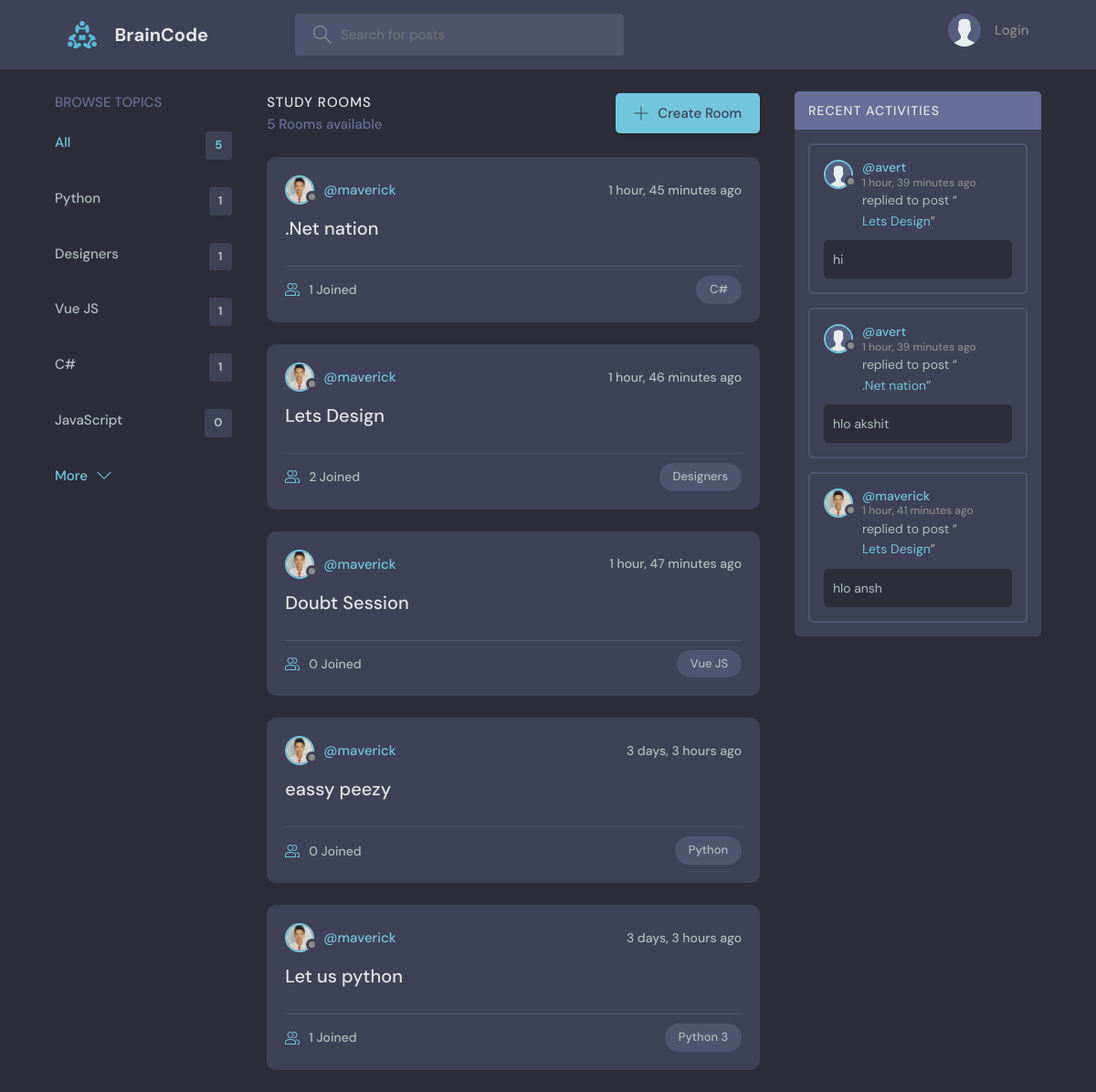
The page / on the database its author committed.
### base/models.py (models this page shows, shortened)
class Topic(models.Model):
    name = models.CharField(max_length=200)

class Room(models.Model):
    host = models.ForeignKey(User, on_delete=models.SET_NULL, null=True)
    topic = models.ForeignKey(Topic, on_delete=models.SET_NULL, null=True)
    name = models.CharField(max_length=200)
    description = models.TextField(null=True, blank=True)
    participants = models.ManyToManyField(
        User, related_name='participants', blank=True)
    updated = models.DateTimeField(auto_now=True)
    created = models.DateTimeField(auto_now_add=True)
    class Meta:
        ordering = ['-updated', '-created']
    def __str__(self):
        return self.name

class User(AbstractUser):
    name = models.CharField(max_length=200, null=True)
    email = models.EmailField(unique=True, null=True)
    bio = models.TextField(null=True)
    avatar = models.ImageField(null=True, default="avatar.svg")
    USERNAME_FIELD = 'email'
    REQUIRED_FIELDS = ['username']

class Message(models.Model):
    user = models.ForeignKey(User, on_delete=models.CASCADE)
    room = models.ForeignKey(Room, on_delete=models.CASCADE)
    body = models.TextField()
    updated = models.DateTimeField(auto_now=True)
    created = models.DateTimeField(auto_now_add=True)
    class Meta:
        ordering = ['-updated', '-created']

### base/views.py (the view)
# urls.py: path('', views.home, name="home"),
def home(request):
    q = request.GET.get('q') if request.GET.get('q') != None else ''
    rooms = Room.objects.filter(
        Q(topic__name__icontains=q) |
        Q(name__icontains=q) |
        Q(description__icontains=q)
    )
    topics = Topic.objects.all()[0:5]
    room_count = rooms.count()
    room_messages = Message.objects.filter(
        Q(room__topic__name__icontains=q))[0:3]
    context = {'rooms': rooms, 'topics': topics,
               'room_count': room_count, 'room_messages': room_messages}
    return render(request, 'base/home.html', context)

### base/templates/base/home.html (shortened to what this page needs)
{% extends 'main.html' %}
{% block content %}
<main class="layout layout--3">
  <div class="container">
    {% include 'base/topics_component.html' %}
    <div class="roomList">
      <div class="roomList__header">
        <div>
          <h2>Study Rooms</h2>
          <p>{{room_count}} Rooms available</p>
        </div>
        <a class="btn btn--main" href="{% url 'create-room' %}">
          <svg version="1.1" xmlns="http://www.w3.org/2000/svg" width="32" height="32" viewBox="0 0 32 32">
            <title>add</title>
            <path
              d="M16.943 0.943h-1.885v14.115h-14.115v1.885h14.115v14.115h1.885v-14.115h14.115v-1.885h-14.115v-14.115z">
            </path>
          </svg>
          Create Room
        </a>
      </div>
      {% include 'base/feed_component.html' %}
    </div>
    {% include 'base/activity_component.html' %}
  </div>
</main>
{% endblock %}

### base/templates/base/topics_component.html
<div class="topics">
    <div class="topics__header">
        <h2>Browse Topics</h2>
    </div>
    <ul class="topics__list">
        <li>
            <a href="{% url 'home' %}" class="active">All <span>{{topics.count}}</span></a>
        </li>
        {% for topic in topics %}
        <li>
            <a href="{% url 'home' %}?q={{topic.name}}">{{topic.name}}<span>{{topic.room_set.all.count}}</span></a>
        </li>
        {% endfor %}
    </ul>
    <a class="btn btn--link" href="{% url 'topics' %}">
        More
        <svg version="1.1" xmlns="http://www.w3.org/2000/svg" width="32" height="32" viewBox="0 0 32 32">
            <title>chevron-down</title>
            <path d="M16 21l-13-13h-3l16 16 16-16h-3l-13 13z"></path>
        </svg>
    </a>
</div>

### base/templates/base/feed_component.html (shortened to what this page needs)
{% for room in rooms %}
<div class="roomListRoom">
    <div class="roomListRoom__header">
        <a href="{% url 'user-profile' room.host.id %}" class="roomListRoom__author">
            <div class="avatar avatar--small">
                <img src="{{room.host.avatar.url}}" />
            </div>
            <span>@{{room.host.username}}</span>
        </a>
        <div class="roomListRoom__actions">
            <span>{{room.created|timesince}} ago</span>
        </div>
    </div>
    <div class="roomListRoom__content">
        <a href="{% url 'room' room.id %}">{{room.name}}</a>
    </div>
    <div class="roomListRoom__meta">
        <a href="{% url 'room' room.id %}" class="roomListRoom__joined">
            {{room.participants.all.count}} Joined
        </a>
        <p class="roomListRoom__topic">{{room.topic.name}}</p>
    </div>
</div>
{% endfor %}

### base/templates/base/activity_component.html (shortened to what this page needs)
<div class="activities">
    <div class="activities__header">
        <h2>Recent Activities</h2>
    </div>
    {% for message in room_messages %}
    <div class="activities__box">
        <div class="activities__boxHeader roomListRoom__header">
            <a href="{% url 'user-profile' message.user.id %}" class="roomListRoom__author">
                <div class="avatar avatar--small">
                    <img src="{{message.user.avatar.url}}" />
                </div>
                <p>
                    @{{message.user.username}}
                    <span>{{message.created|timesince}} ago</span>
                </p>
            </a>
        </div>
        <div class="activities__boxContent">
            <p>replied to post “<a href="{% url 'room' message.room.id %}">{{message.room}}</a>”</p>
            <div class="activities__boxRoomContent">{{message.body}}</div>
        </div>
    </div>
    {% endfor %}
</div>

### rows shown on the page
Topic: name "Python", room_set.all.count "1"
Topic: name "Designers", room_set.all.count "1"
Topic: name "Vue JS", room_set.all.count "1"
Topic: name "C#", room_set.all.count "1"
Topic: name "JavaScript", room_set.all.count "0"
Room: host.avatar (picture), host.username "maverick", created "1 hour, 45 minutes", name ".Net nation", participants.all.count "1", topic.name "C#"
Room: host.avatar (picture), host.username "maverick", created "1 hour, 46 minutes", name "Lets Design", participants.all.count "2", topic.name "Designers"
Room: host.avatar (picture), host.username "maverick", created "1 hour, 47 minutes", name "Doubt Session", participants.all.count "0", topic.name "Vue JS"
Room: host.avatar (picture), host.username "maverick", created "3 days, 3 hours", name "eassy peezy", participants.all.count "0", topic.name "Python"
Room: host.avatar (picture), host.username "maverick", created "3 days, 3 hours", name "Let us python", participants.all.count "1", topic.name "Python 3"
Message: user.avatar (placeholder picture), user.username "avert", created "1 hour, 39 minutes", room "Lets Design", body "hi"
Message: user.avatar (placeholder picture), user.username "avert", created "1 hour, 39 minutes", room ".Net nation", body "hlo akshit"
Message: user.avatar (picture), user.username "maverick", created "1 hour, 41 minutes", room "Lets Design", body "hlo ansh"

### other values the page prints
{{ topics.count }} "5"
{{ room_count }} "5"
